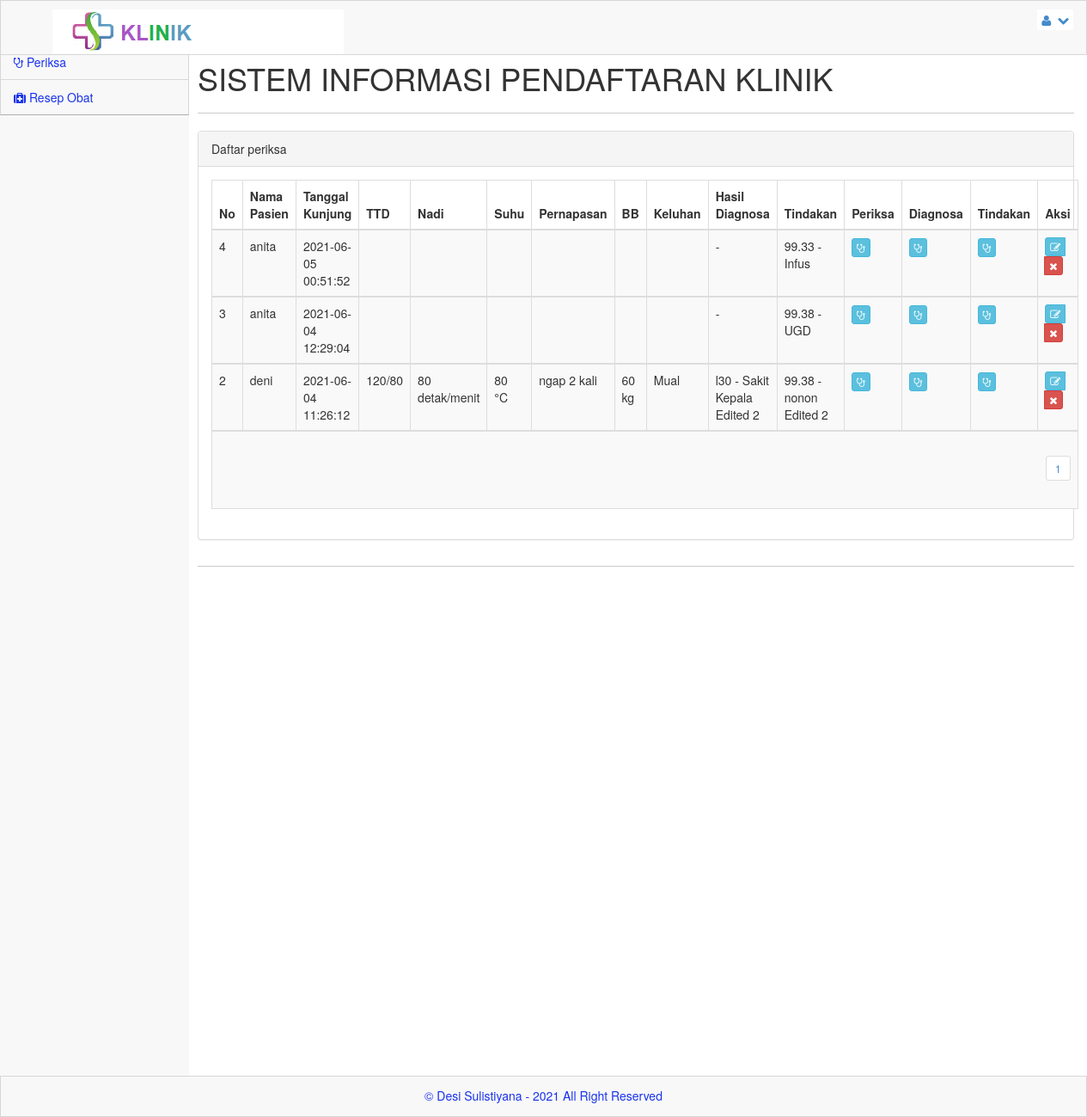
The page /admin/index.php?menu=periksa (signed in) on the database its author committed.
### tables this page shows
CREATE TABLE `periksa` (
  `id_periksa` int(10) NOT NULL,
  `no_kunjungan` int(10) NOT NULL,
  `tensi` varchar(20) DEFAULT NULL,
  `nadi` varchar(20) DEFAULT NULL,
  `suhu` varchar(20) DEFAULT NULL,
  `napas` varchar(20) DEFAULT NULL,
  `bb` varchar(20) DEFAULT NULL,
  `keluhan` text DEFAULT NULL,
  `kd_diagnosa` varchar(20) DEFAULT NULL,
  `kd_tindakan` varchar(10) DEFAULT NULL,
  `created_at` timestamp NULL DEFAULT current_timestamp(),
  `update_at` timestamp NULL DEFAULT current_timestamp(),
  `daleted_at` timestamp NULL DEFAULT NULL
);

CREATE TABLE `kunjungan` (
  `no_kunjungan` int(10) NOT NULL,
  `no_rm` varchar(10) NOT NULL,
  `created_at` timestamp NULL DEFAULT current_timestamp(),
  `updated_at` timestamp NULL DEFAULT current_timestamp(),
  `deleted_at` timestamp NULL DEFAULT NULL
);

CREATE TABLE `pasien` (
  `no_rm` varchar(11) NOT NULL,
  `nm_pasien` varchar(300) NOT NULL,
  `j_kel` varchar(100) NOT NULL,
  `agama` varchar(100) NOT NULL,
  `alamat` varchar(300) NOT NULL,
  `tgl_lhr` date NOT NULL,
  `ktp` varchar(16) NOT NULL,
  `no_tlp` varchar(12) NOT NULL,
  `nm_kel` varchar(20) NOT NULL,
  `hub_kel` varchar(100) NOT NULL
);

CREATE TABLE `tindakan` (
  `kd_tindakan` int(11) NOT NULL,
  `id_periksa` int(10) DEFAULT NULL,
  `nm_tindakan` varchar(300) DEFAULT NULL,
  `ket` text DEFAULT NULL,
  `created_at` timestamp NULL DEFAULT current_timestamp(),
  `updated_at` timestamp NULL DEFAULT current_timestamp(),
  `deleted_at` timestamp NULL DEFAULT NULL
);

CREATE TABLE `diagnosa` (
  `id_diag` int(11) NOT NULL,
  `kd_diag` varchar(30) DEFAULT NULL,
  `id_periksa` int(10) DEFAULT NULL,
  `nm_diag` varchar(300) DEFAULT NULL,
  `created_at` timestamp NULL DEFAULT current_timestamp(),
  `updated_at` timestamp NULL DEFAULT current_timestamp(),
  `deleted_at` timestamp NULL DEFAULT NULL
);

### admin/periksa.php (the view, shortened to what this page needs)
<?php
$row = 20;
$hal = isset($_GET['hal']) ? $_GET['hal'] : 0;
$pageSql = "SELECT * FROM periksa";
$pageQry = mysqli_query($server,$pageSql) or die ("error paging: ".mysqli_error());
$jml	 = mysqli_num_rows($pageQry);
$max	 = ceil($jml/$row);
?>
<div class="panel panel-default">
	<div class="panel-heading">
		Daftar periksa
	</div>
	<div class="panel-body">
		<div class="table-responsive">
			<table class="table table-striped table-bordered table-hover">
				<thead>
					<tr>
						<th>No</th>
						<th>Nama Pasien</th>
						<th>Tanggal Kunjung</th>
						<th>TTD</th>
						<th>Nadi</th>
						<th>Suhu</th>
						<th>Pernapasan</th>
						<th>BB</th>
						<th>Keluhan</th>
						<th>Hasil Diagnosa</th>
						<th>Tindakan</th>
						<th>Periksa</th>
						<th>Diagnosa</th>
						<th>Tindakan</th>
						<th width="90">Aksi</th>
					</tr>
				</thead>
			<?php
				$periksaSql = "SELECT * FROM periksa LEFT JOIN kunjungan ON kunjungan.no_kunjungan=periksa.no_kunjungan LEFT JOIN pasien ON pasien.no_rm=kunjungan.no_rm ORDER BY id_periksa DESC LIMIT $hal, $row";
				$periksaQry = mysqli_query($server,$periksaSql)  or die ("Query periksa salah : ".mysqli_error());
				while ($periksa = mysqli_fetch_array($periksaQry)) {
			?>
				<tbody>
					<tr>
						<td><?php echo $periksa['no_kunjungan'];?></td>
						<td><?php echo $periksa['nm_pasien'];?></td>
						<td><?php echo $periksa['created_at'];?></td>
						<td><?php echo $periksa['tensi'];?></td>
						<td><?php echo $periksa['nadi'];?></td>
						<td><?php echo $periksa['suhu'];?></td>
						<td><?php echo $periksa['napas'];?></td>
						<td><?php echo $periksa['bb'];?></td>
						<td><?php echo $periksa['keluhan'];?></td>
						<td><?php
						$query = "SELECT * FROM diagnosa WHERE id_periksa = '".$periksa["id_periksa"]."'";
						$diag = mysqli_query($server,$query) or die("Query Error get pasien".mysqli_error());
						$data = mysqli_fetch_assoc($diag);
						if($data==null){
							echo('-');
						}else{
						echo($data["kd_diag"]." - ".$data["nm_diag"]);
						}
						?>
						</td>
						<td><?php
						$query_tindakan = "SELECT * FROM tindakan WHERE id_periksa = '".$periksa["id_periksa"]."'";
						$tindakan = mysqli_query($server,$query_tindakan) or die("Query Error get pasien".mysqli_error());
						$data_tindakan = mysqli_fetch_assoc($tindakan);
						if($data_tindakan == null ){
							echo('-');
						}else{
						echo($data_tindakan["nm_tindakan"]." - ".$data_tindakan["ket"]);
						}
						?></td>
						<td><a href="?menu=periksa_edit&aksi=edit&nmr=<?php echo $periksa['id_periksa']; ?>" class="btn btn-xs btn-info tipsy-kiri-atas" title='Tambah Periksa'> <i class="icon-stethoscope icon-white"></i> </a></td>
						<td><a href="?menu=diagnosa_edit&aksi=edit&nmr=<?php echo $periksa['id_periksa']; ?>" class="btn btn-xs btn-info tipsy-kiri-atas" title='Tambah Diagnosa'> <i class="icon-stethoscope icon-white"></i> </a></td>
						<td><a href="?menu=tindakan_edit&aksi=edit&nmr=<?php echo $periksa['id_periksa']; ?>" class="btn btn-xs btn-info tipsy-kiri-atas" title='Tambah Tindakan'> <i class="icon-stethoscope icon-white"></i> </a></td>
						<td>
						  <div class='btn-group'>
						  <a href="?menu=periksa_all_edit&aksi=edit&nmr=<?php echo $periksa['id_periksa']; ?>" class="btn btn-xs btn-info tipsy-kiri-atas" title='Edit Data ini'> <i class="icon-edit icon-white"></i> </a>
						  <a href="?menu=periksa_del&aksi=hapus&nmr=<?php echo $periksa['id_periksa']; ?>" class="btn btn-xs btn-danger tipsy-kiri-atas" title="Hapus Data Ini" onclick="return confirm('ANDA YAKIN AKAN MENGHAPUS DATA PENTING INI ... ?')"><i class="icon-remove icon-white"></i></a>
						  </div>
						</td>
					</tr>
				</tbody>
			<?php } ?>
					<tr>
						<td colspan="15" align="right">
						<?php
						for($h = 1; $h <= $max; $h++){
							$list[$h] = $row*$h-$row;
							echo "<ul class='pagination pagination-sm'><li><a href='?menu=periksa&hal=$list[$h]'>$h</a></li></ul>";
						}
						?></td>
					</tr>
			</table>
		</div>
	</div>
</div>

### css/main.css (style rules this page uses)
@media (min-width: 768px) { html, body { height: 100%; } }
body.padTop53 { padding-top: 75px; overflow: visible; }
@media (min-width: 802px) { body.padTop53 { padding-top: 51px; } }

### css/MoneAdmin.css (style rules this page uses)
body { background-color: #f8f8f8; }

### rows shown on the page
periksa: kunjungan.no_kunjungan "4", pasien.nm_pasien "anita", kunjungan.created_at "2021-06-05 00:51:52", tindakan.nm_tindakan "99.33", tindakan.ket "Infus"
periksa: kunjungan.no_kunjungan "3", pasien.nm_pasien "anita", kunjungan.created_at "2021-06-04 12:29:04", tindakan.nm_tindakan "99.38", tindakan.ket "UGD"
periksa: kunjungan.no_kunjungan "2", pasien.nm_pasien "deni", kunjungan.created_at "2021-06-04 11:26:12", tensi "120/80", nadi "80 detak/menit", suhu "80 °C", napas "ngap 2 kali", bb "60 kg", keluhan "Mual", diagnosa.kd_diag "l30", diagnosa.nm_diag "Sakit Kepala Edited 2", tindakan.nm_tindakan "99.38", tindakan.ket "nonon Edited 2"
